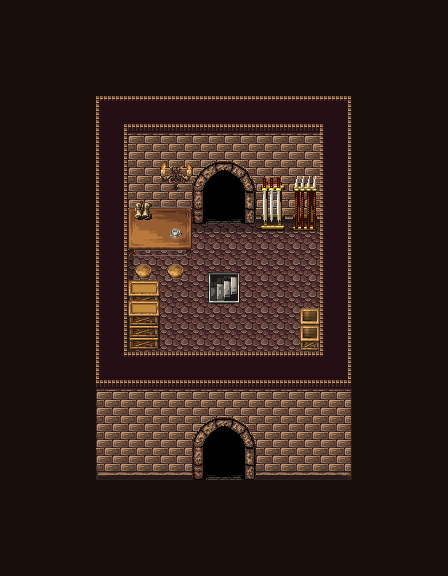

The image is a tile-based game level rendered from a .tmx file. Its description and complete source (layers, tilesets, objects, tile grids) follow:
An orthogonal 14x18 tile map with 32x32 px tiles, 9 tile layers (floor, wall, shadow, furniture-4, ...), 1 hidden layer not drawn, 3 tilesets.

<map version="1.9" tiledversion="1.9.1" orientation="orthogonal" renderorder="right-down" width="14" height="18" tilewidth="32" tileheight="32" infinite="0" nextlayerid="14" nextobjectid="1">
  <tileset firstgid="1" source="../28,29_tsx/28_maptip.tsx" />
  <tileset firstgid="822" source="../28,29_tsx/7_maptip.tsx" />
  <tileset firstgid="1722" source="../28,29_tsx/28_maptip_house.tsx" />
  <layer id="4" name="floor" width="14" height="18">
    <data encoding="csv">
50,50,50,50,50,50,50,50,50,50,50,50,50,50,
50,50,50,50,50,50,50,50,50,50,50,50,50,50,
50,50,50,50,50,50,50,50,50,50,50,50,50,50,
50,50,50,50,50,50,50,50,50,50,50,50,50,50,
50,50,50,50,50,50,50,50,50,50,50,50,50,50,
50,50,50,50,50,50,50,50,50,50,50,50,50,50,
50,50,50,50,50,50,50,50,50,50,50,50,50,50,
50,50,50,50,50,50,50,50,50,50,50,50,50,50,
50,50,50,50,50,50,50,50,50,50,50,50,50,50,
50,50,50,50,50,50,50,50,50,50,50,50,50,50,
50,50,50,50,50,50,50,50,50,50,50,50,50,50,
50,50,50,50,50,50,50,50,50,50,50,50,50,50,
50,50,50,50,50,50,50,50,50,50,50,50,50,50,
50,50,50,50,50,50,50,50,50,50,50,50,50,50,
50,50,50,50,50,50,50,50,50,50,50,50,50,50,
50,50,50,50,50,50,50,50,50,50,50,50,50,50,
50,50,50,50,50,50,50,50,50,50,50,50,50,50,
50,50,50,50,50,50,50,50,50,50,50,50,50,50
</data>
  </layer>
  <layer id="3" name="wall" width="14" height="18">
    <data encoding="csv">
0,0,0,0,0,0,0,0,0,0,0,0,0,0,
0,0,0,0,0,0,0,0,0,0,0,0,0,0,
0,0,0,0,0,0,0,0,0,0,0,0,0,0,
0,0,0,1,66,66,66,66,66,66,4,0,0,0,
0,0,0,17,82,83,82,82,82,82,17,0,0,0,
0,0,0,17,98,99,287,288,98,98,17,0,0,0,
0,0,0,17,114,115,303,304,114,114,17,0,0,0,
0,0,0,17,0,0,0,0,0,0,17,0,0,0,
0,0,0,17,0,0,0,0,0,0,17,0,0,0,
0,0,0,33,0,0,0,0,0,0,17,0,0,0,
0,0,0,49,0,0,0,0,0,0,49,0,0,0,
0,0,0,65,66,67,67,67,67,66,68,0,0,0,
0,0,0,81,82,83,83,83,83,82,84,0,0,0,
0,0,0,97,98,99,287,288,99,98,100,0,0,0,
0,0,0,113,114,115,303,304,115,114,116,0,0,0,
0,0,0,0,0,0,0,0,0,0,0,0,0,0,
0,0,0,0,0,0,0,0,0,0,0,0,0,0,
0,0,0,0,0,0,0,0,0,0,0,0,0,0
</data>
  </layer>
  <layer id="13" name="shadow" width="14" height="18">
    <data encoding="csv">
0,0,0,0,0,0,0,0,0,0,0,0,0,0,
0,0,0,0,0,0,0,0,0,0,0,0,0,0,
0,0,0,0,0,0,0,0,0,0,0,0,0,0,
0,0,0,0,0,0,0,0,0,0,0,0,0,0,
0,0,0,0,0,0,0,0,0,0,0,0,0,0,
0,0,0,0,0,0,0,0,0,0,0,0,0,0,
0,0,0,0,0,0,0,0,0,0,0,0,0,0,
0,0,0,0,9,7,7,7,7,7,0,0,0,0,
0,0,0,0,8,0,0,0,0,0,0,0,0,0,
0,0,0,0,8,0,0,0,0,0,0,0,0,0,
0,0,0,0,8,0,0,0,0,0,0,0,0,0,
0,0,0,0,0,0,0,0,0,0,0,0,0,0,
0,0,0,0,0,0,0,0,0,0,0,0,0,0,
0,0,0,0,0,0,0,0,0,0,0,0,0,0,
0,0,0,0,0,0,0,0,0,0,0,0,0,0,
0,0,0,0,0,0,0,0,0,0,0,0,0,0,
0,0,0,0,0,0,0,0,0,0,0,0,0,0,
0,0,0,0,0,0,0,0,0,0,0,0,0,0
</data>
  </layer>
  <layer id="5" name="furniture-4" width="14" height="18">
    <data encoding="csv">
0,0,0,0,0,0,0,0,0,0,0,0,0,0,
0,0,0,0,0,0,0,0,0,0,0,0,0,0,
0,0,0,0,0,0,0,0,0,0,0,0,0,0,
0,0,0,0,0,0,0,0,0,0,0,0,0,0,
0,0,0,0,0,0,0,0,0,0,0,0,0,0,
0,0,0,0,0,308,0,0,0,0,0,0,0,0,
0,0,0,0,0,0,0,0,0,0,0,0,0,0,
0,0,0,0,0,0,0,0,0,0,0,0,0,0,
0,0,0,0,0,0,108,109,0,0,0,0,0,0,
0,0,0,0,0,0,124,125,0,0,0,0,0,0,
0,0,0,0,0,0,0,0,0,0,0,0,0,0,
0,0,0,0,0,0,0,0,0,0,0,0,0,0,
0,0,0,0,0,0,0,0,0,0,0,0,0,0,
0,0,0,0,0,0,0,0,0,0,0,0,0,0,
0,0,0,0,0,0,0,0,0,0,0,0,0,0,
0,0,0,0,0,0,0,0,0,0,0,0,0,0,
0,0,0,0,0,0,0,0,0,0,0,0,0,0,
0,0,0,0,0,0,0,0,0,0,0,0,0,0
</data>
  </layer>
  <layer id="6" name="furniture-3" width="14" height="18">
    <data encoding="csv">
0,0,0,0,0,0,0,0,0,0,0,0,0,0,
0,0,0,0,0,0,0,0,0,0,0,0,0,0,
0,0,0,0,0,0,0,0,0,0,0,0,0,0,
0,0,0,0,0,0,0,0,0,0,0,0,0,0,
0,0,0,0,0,0,0,0,0,0,0,0,0,0,
0,0,0,0,0,0,0,0,0,0,0,0,0,0,
0,0,0,0,1929,1930,0,0,0,0,0,0,0,0,
0,0,0,0,1947,1948,0,0,0,0,0,0,0,0,
0,0,0,0,1934,1934,0,0,0,0,0,0,0,0,
0,0,0,0,1144,0,0,0,0,0,0,0,0,0,
0,0,0,0,0,0,0,0,0,0,0,0,0,0,
0,0,0,0,0,0,0,0,0,0,0,0,0,0,
0,0,0,0,0,0,0,0,0,0,0,0,0,0,
0,0,0,0,0,0,0,0,0,0,0,0,0,0,
0,0,0,0,0,0,0,0,0,0,0,0,0,0,
0,0,0,0,0,0,0,0,0,0,0,0,0,0,
0,0,0,0,0,0,0,0,0,0,0,0,0,0,
0,0,0,0,0,0,0,0,0,0,0,0,0,0
</data>
  </layer>
  <layer id="7" name="furniture-2" width="14" height="18">
    <data encoding="csv">
0,0,0,0,0,0,0,0,0,0,0,0,0,0,
0,0,0,0,0,0,0,0,0,0,0,0,0,0,
0,0,0,0,0,0,0,0,0,0,0,0,0,0,
0,0,0,0,0,0,0,0,0,0,0,0,0,0,
0,0,0,0,0,0,0,0,0,0,0,0,0,0,
0,0,0,0,0,0,0,0,846,849,0,0,0,0,
0,0,0,0,1985,0,0,0,876,879,0,0,0,0,
0,0,0,0,0,1987,0,0,906,909,0,0,0,0,
0,0,0,0,0,0,0,0,0,0,0,0,0,0,
0,0,0,0,1115,0,0,0,0,2086,0,0,0,0,
0,0,0,0,1145,0,0,0,0,2104,0,0,0,0,
0,0,0,0,0,0,0,0,0,0,0,0,0,0,
0,0,0,0,0,0,0,0,0,0,0,0,0,0,
0,0,0,0,0,0,0,0,0,0,0,0,0,0,
0,0,0,0,0,0,0,0,0,0,0,0,0,0,
0,0,0,0,0,0,0,0,0,0,0,0,0,0,
0,0,0,0,0,0,0,0,0,0,0,0,0,0,
0,0,0,0,0,0,0,0,0,0,0,0,0,0
</data>
  </layer>
  <layer id="12" name="carpet" width="14" height="18" visible="0">
    <data encoding="csv">
0,0,0,0,0,0,0,0,0,0,0,0,0,0,
0,0,0,0,0,0,0,0,0,0,0,0,0,0,
0,0,0,0,0,0,0,0,0,0,0,0,0,0,
0,0,0,0,0,0,0,0,0,0,0,0,0,0,
0,0,0,0,0,0,0,0,0,0,0,0,0,0,
0,0,0,0,0,0,0,0,0,0,0,0,0,0,
0,0,0,0,0,0,0,0,0,0,0,0,0,0,
0,0,0,0,0,0,0,0,0,0,0,0,0,0,
0,0,0,0,0,0,390,391,0,0,0,0,0,0,
0,0,0,0,0,0,406,407,0,0,0,0,0,0,
0,0,0,0,0,0,0,0,0,0,0,0,0,0,
0,0,0,0,0,0,0,0,0,0,0,0,0,0,
0,0,0,0,0,0,0,0,0,0,0,0,0,0,
0,0,0,0,0,0,0,0,0,0,0,0,0,0,
0,0,0,0,0,0,0,0,0,0,0,0,0,0,
0,0,0,0,0,0,0,0,0,0,0,0,0,0,
0,0,0,0,0,0,0,0,0,0,0,0,0,0,
0,0,0,0,0,0,0,0,0,0,0,0,0,0
</data>
  </layer>
  <layer id="8" name="chara" width="14" height="18">
    <data encoding="csv">
0,0,0,0,0,0,0,0,0,0,0,0,0,0,
0,0,0,0,0,0,0,0,0,0,0,0,0,0,
0,0,0,0,0,0,0,0,0,0,0,0,0,0,
0,0,0,0,0,0,0,0,0,0,0,0,0,0,
0,0,0,0,0,0,0,0,0,0,0,0,0,0,
0,0,0,0,0,0,0,0,0,0,0,0,0,0,
0,0,0,0,0,0,0,0,0,0,0,0,0,0,
0,0,0,0,0,0,0,0,0,0,0,0,0,0,
0,0,0,0,0,0,0,0,0,0,0,0,0,0,
0,0,0,0,0,0,0,0,0,0,0,0,0,0,
0,0,0,0,0,0,0,0,0,0,0,0,0,0,
0,0,0,0,0,0,0,0,0,0,0,0,0,0,
0,0,0,0,0,0,0,0,0,0,0,0,0,0,
0,0,0,0,0,0,0,0,0,0,0,0,0,0,
0,0,0,0,0,0,0,0,0,0,0,0,0,0,
0,0,0,0,0,0,0,0,0,0,0,0,0,0,
0,0,0,0,0,0,0,0,0,0,0,0,0,0,
0,0,0,0,0,0,0,0,0,0,0,0,0,0
</data>
  </layer>
  <layer id="9" name="furniture-1" width="14" height="18">
    <data encoding="csv">
0,0,0,0,0,0,0,0,0,0,0,0,0,0,
0,0,0,0,0,0,0,0,0,0,0,0,0,0,
0,0,0,0,0,0,0,0,0,0,0,0,0,0,
0,0,0,0,0,0,0,0,0,0,0,0,0,0,
0,0,0,0,0,0,0,0,0,0,0,0,0,0,
0,0,0,0,0,0,0,0,0,0,0,0,0,0,
0,0,0,0,0,0,0,0,0,0,0,0,0,0,
0,0,0,0,0,0,0,0,0,0,0,0,0,0,
0,0,0,0,1114,0,0,0,0,0,0,0,0,0,
0,0,0,0,0,0,0,0,0,2086,0,0,0,0,
0,0,0,0,0,0,0,0,0,0,0,0,0,0,
0,0,0,0,0,0,0,0,0,0,0,0,0,0,
0,0,0,0,0,0,0,0,0,0,0,0,0,0,
0,0,0,0,0,0,0,0,0,0,0,0,0,0,
0,0,0,0,0,0,0,0,0,0,0,0,0,0,
0,0,0,0,0,0,0,0,0,0,0,0,0,0,
0,0,0,0,0,0,0,0,0,0,0,0,0,0,
0,0,0,0,0,0,0,0,0,0,0,0,0,0
</data>
  </layer>
  <layer id="1" name="frame" width="14" height="18">
    <data encoding="csv">
5,5,5,5,5,5,5,5,5,5,5,5,5,5,
5,5,5,5,5,5,5,5,5,5,5,5,5,5,
5,5,5,5,5,5,5,5,5,5,5,5,5,5,
5,5,5,0,0,0,0,0,0,0,0,5,5,5,
5,5,5,0,0,0,0,0,0,0,0,5,5,5,
5,5,5,0,0,0,0,0,0,0,0,5,5,5,
5,5,5,0,0,0,0,0,0,0,0,5,5,5,
5,5,5,0,0,0,0,0,0,0,0,5,5,5,
5,5,5,0,0,0,0,0,0,0,0,5,5,5,
5,5,5,0,0,0,0,0,0,0,0,5,5,5,
5,5,5,0,0,0,0,0,0,0,0,5,5,5,
5,5,5,0,0,0,0,0,0,0,0,5,5,5,
5,5,5,0,0,0,0,0,0,0,0,5,5,5,
5,5,5,0,0,0,0,0,0,0,0,5,5,5,
5,5,5,0,0,0,0,0,0,0,0,5,5,5,
5,5,5,5,5,5,5,5,5,5,5,5,5,5,
5,5,5,5,5,5,5,5,5,5,5,5,5,5,
5,5,5,5,5,5,5,5,5,5,5,5,5,5
</data>
  </layer>
</map>
